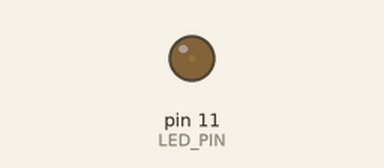
The sketch below on a simulated Arduino Uno, built with avr-gcc and run on an emulated ATmega328P. On the bench: output pins drawn as LEDs (lit = HIGH). What the sketch prints to the serial monitor is not drawn.

Above: at 0.05 s.
At 1.2 s:
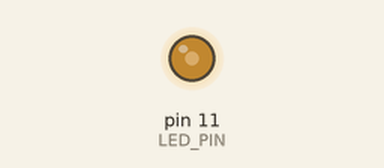
At 2.35 s:
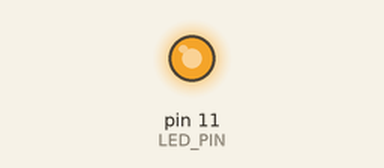
At 4.65 s:
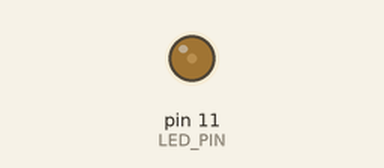
Timing chart, 0 to 6.7 s (numbered marks = the images above):
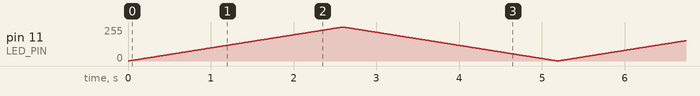

The sketch:

sketch_analog_led_pwm.ino
```cpp
#define LED_PIN 11

int lum=0;
//boolean direction=true; // true =up , false = down

void setup() {
  // put your setup code here, to run once:
  pinMode(LED_PIN, OUTPUT);
  Serial.begin(9600);
  //analogWrite(LED_PIN, 200);

}

void loop() {
  // put your main code here, to run repeatedly:
  Serial.println(lum);

  if(lum==0){
    for (lum=0; lum<255; lum++) {
      analogWrite(LED_PIN, lum);
      Serial.println(lum);
      delay(10);
    }
  }

  if(lum==255) {
    for (lum=255; lum>0; lum--) {
      analogWrite(LED_PIN, lum);
      Serial.println(lum);
      delay(10);
    }
  }

}
```
